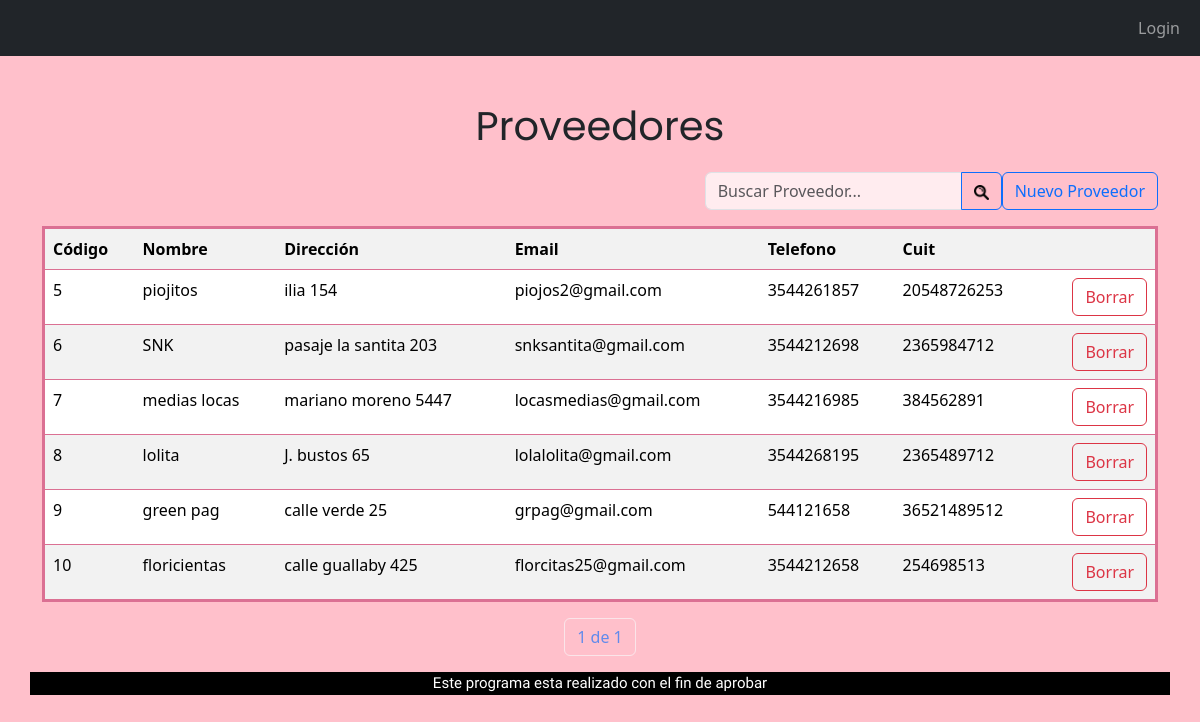
/tablaproveedores/, run on an earlier commit of the app's database.
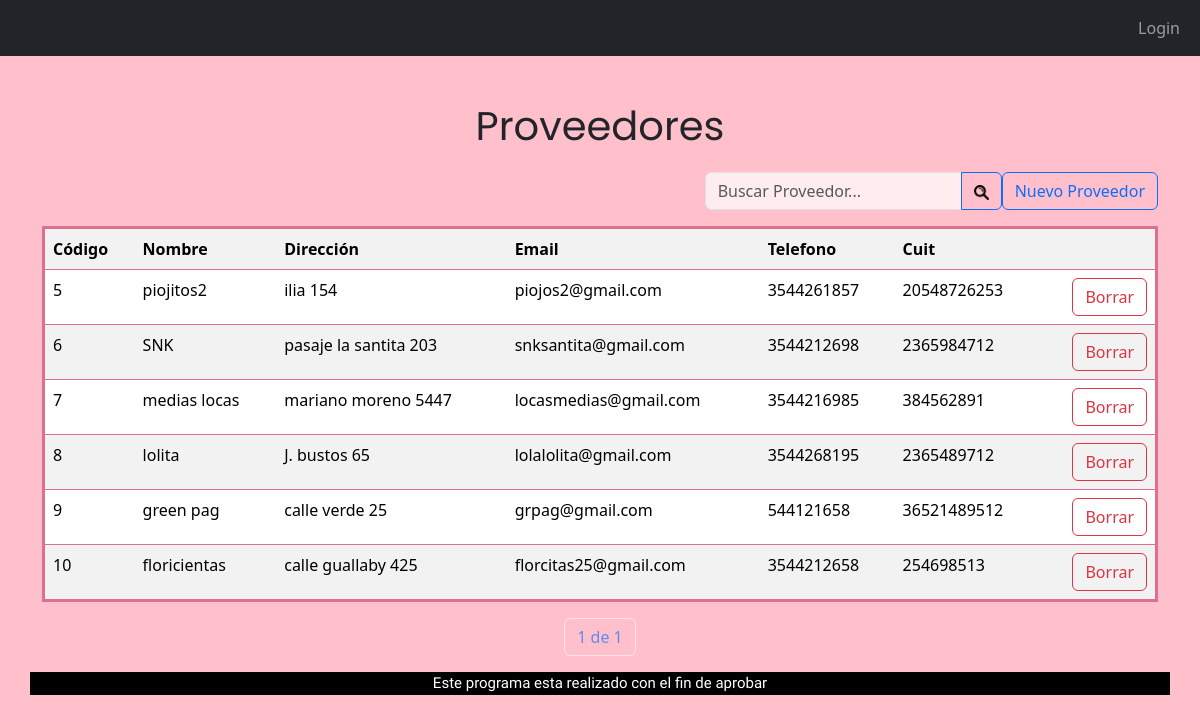
And on a later commit of the database.
### appRieVictoria/models.py (models this page shows, shortened)
class Proveedores(models.Model):
    nombre = models.CharField(max_length=25, help_text="Nombre del proveedor",verbose_name="Nombre")
    direccion = models.CharField(max_length=100, help_text="Direccion del proveedor",verbose_name="Dirección")
    Email = models.EmailField(help_text="Email del proveedor")
    cuit = models.PositiveBigIntegerField(help_text="Cuit del proveedor",verbose_name="Cuit")
    telefono = models.PositiveBigIntegerField()
    empleados = models.ManyToManyField("Empleados",related_name='empleados_compran_a_proveedores', through="Compras",verbose_name="Empleado")
    class Meta:
        permissions = [
            ("puede_aprobar", "Puede aprobar el modelo"),
            ("puede_publicar", "Puede publicar el modelo"),
        ]

### appRieVictoria/views.py (the view)
class tablaproveedores(ListView):
    model = Proveedores
    template_name = 'tablaproveedores.html'
    context_object_name = 'Proveedores'
    paginate_by = 8
    def get_queryset(self):
        query = self.request.GET.get('q', '')
        proveedores = Proveedores.objects.filter(nombre__icontains=query)
        return proveedores
    def get_context_data(self, **kwargs):
        context = super().get_context_data(**kwargs)
        query = self.request.GET.get('q', '')
        context['query'] = query
        return context

### proyectoRieVictoria/templates/tablaproveedores.html (shortened to what this page needs)
{% extends "base.html" %}
{% block content %}
<div class="nombreTablas">
    <p >Proveedores</p>
</div>
    <div class="row">
        <div class="col d-flex justify-content-end  mb-3">
            <form method="GET">
                <div class="input-group">
                    <input type="text" class="form-control inputApagado " name="q" value="{{ query }}" placeholder="Buscar Proveedor...">
                    <button class="btn btn-outline-primary"
                     type="submit"><img src="/static/img/search.png"  alt="Lupa de búsqueda" width="15" height="15" ></button>
                </div>
            </form>
        {% if perms.aplicacion.change_proveedores %}
        <a class="btn btn-outline-primary" href="/proveedores/ProveedoresNuevo{{ p.id}}">Nuevo Proveedor</a></td>
        {% else %}
        <td><a class="btn btn-outline-primary">Nuevo Proveedor</a></td></td>
        {% endif %}
    </div>
    </div>
    <table style="border-style: solid; border-color: palevioletred;" class="table table-striped">
            <tr>
                <th>Código</th>
                <th>Nombre</th>
                <th>Dirección</th>
                <th>Email</th>
                <th>Telefono</th>
                <th>Cuit</th>
                <th></th>
            </tr>
            {% for p in Proveedores %}
                <tr>
                    {% if perms.aplicacion.change_proveedores %}
                    <td class="centrado"><a href="/proveedores/ProveedoresModif/{{ p.id }}/">{{ p.id }}</a></td>
                    {% else %}
                    <td>{{ p.id }}</td>
                    {% endif %}
                    <td>{{ p.nombre }}</td>
                    <td>{{ p.direccion }}</td>
                    <td>{{ p.Email }}</td>
                    <td>{{ p.telefono }}</td>
                    <td>{{ p.cuit}}</td>
                    <td>
                        <div class="d-flex justify-content-end ">
                            {% if perms.aplicacion.change_proveedores %}
                            <a class="btn btn-outline-danger" href="/proveedores/ProveedoresBorrar/{{ p.id}}">Borrar</a>
                            {% else %}
                            <a class="btn btn-outline-danger">Borrar</a>
                            {% endif %}
                        </div>
                    </td>
                </tr>
                {% endfor %}
        </table>
        <div class="pagination justify-content-center">
            <span class="current-page btn btn-outline-light disabled text-primary mb-3">
                {{ page_obj.number }} de {{ page_obj.paginator.num_pages }}
            </span>
        </div>
{% endblock %}

What changed in the data, as far as the page shows it:
changed Proveedores "ilia 154": nombre "piojitos" → "piojitos2"
